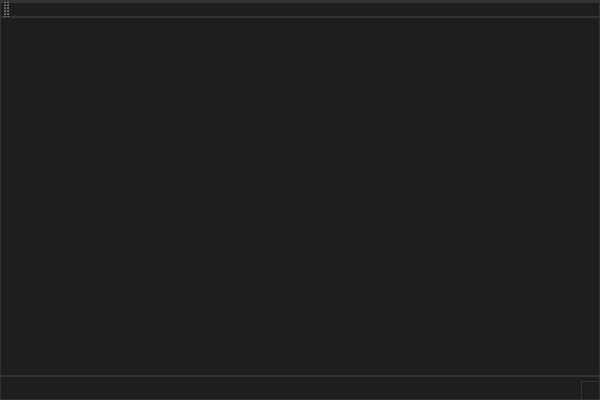
<?xml version="1.0" encoding="UTF-8"?>
<ui version="4.0">
 <class>ModelConverterClass</class>
 <widget class="QMainWindow" name="ModelConverterClass">
  <property name="geometry">
   <rect>
    <x>0</x>
    <y>0</y>
    <width>600</width>
    <height>400</height>
   </rect>
  </property>
  <property name="windowTitle">
   <string>ModelConverter</string>
  </property>
  <property name="windowIcon">
   <iconset resource="ModelConverter.qrc">
    <normaloff>:/ModelConverter/Resources/MC.png</normaloff>:/ModelConverter/Resources/MC.png</iconset>
  </property>
  <property name="styleSheet">
   <string notr="true">/*
	Copyright 2013 Emanuel Claesson

	Licensed under the Apache License, Version 2.0 (the &quot;License&quot;);
	you may not use this file except in compliance with the License.
	You may obtain a copy of the License at

		http://www.apache.org/licenses/LICENSE-2.0

	Unless required by applicable law or agreed to in writing, software
	distributed under the License is distributed on an &quot;AS IS&quot; BASIS,
	WITHOUT WARRANTIES OR CONDITIONS OF ANY KIND, either express or implied.
	See the License for the specific language governing permissions and
	limitations under the License.
*/

/*
	COLOR_DARK     = #1e1e1e
	COLOR_MEDIUM   = #2d2d30
	COLOR_MEDLIGHT = #333337
	COLOR_LIGHT    = #FFFFFF
	COLOR_ACCENT   = #3f3f46
*/

* {
	background: #1e1e1e;
	color: #FFFFFF;
	border: 1px solid #333337;
}

QWidget::item:selected {
	background: #3f3f46;
}

QCheckBox, QRadioButton {
	border: none;
}

QRadioButton::indicator, QCheckBox::indicator {
	width: 13px;
	height: 13px;
}

QRadioButton::indicator::unchecked, QCheckBox::indicator::unchecked {
	border: 1px solid #333337;
	background: none;
}

QRadioButton::indicator:unchecked:hover, QCheckBox::indicator:unchecked:hover {
	border: 1px solid #FFFFFF;
}

QRadioButton::indicator::checked, QCheckBox::indicator::checked {
	border: 1px solid #333337;
	background: #333337;
}

QRadioButton::indicator:checked:hover, QCheckBox::indicator:checked:hover {
	border: 1px solid #FFFFFF;
	background: #FFFFFF;
}

QGroupBox {
	margin-top: 6px;
}

QGroupBox::title {
	top: -7px;
	left: 7px;
}

QScrollBar {
	border: 1px solid #686868;
	background: #1e1e1e;
}

QScrollBar:horizontal {
	height: 15px;
	margin: 0px 0px 0px 32px;
}

QScrollBar:vertical {
	width: 15px;
	margin: 32px 0px 0px 0px;
}

QScrollBar::handle {
	background: #2d2d30;
	border: 1px solid #333337;
}

QScrollBar::handle:horizontal {
	border-width: 0px 1px 0px 1px;
}

QScrollBar::handle:vertical {
	border-width: 1px 0px 1px 0px;
}

QScrollBar::handle:horizontal {
	min-width: 20px;
}

QScrollBar::handle:vertical {
	min-height: 20px;
}

QScrollBar::add-line, QScrollBar::sub-line {
	background:#2d2d30;
	border: 1px solid #333337;
	subcontrol-origin: margin;
}

QScrollBar::add-line {
	position: absolute;
}

QScrollBar::add-line:horizontal {
	width: 15px;
	subcontrol-position: left;
	left: 15px;
}

QScrollBar::add-line:vertical {
	height: 15px;
	subcontrol-position: top;
	top: 15px;
}

QScrollBar::sub-line:horizontal {
	width: 15px;
	subcontrol-position: top left;
}

QScrollBar::sub-line:vertical {
	height: 15px;
	subcontrol-position: top;
}

QScrollBar:left-arrow, QScrollBar::right-arrow, QScrollBar::up-arrow, QScrollBar::down-arrow {
	border: 1px solid #333337;
	width: 3px;
	height: 3px;
}

QScrollBar::add-page, QScrollBar::sub-page {
	background: none;
}

QAbstractButton:hover {
	background: #2d2d30;
}

QAbstractButton:pressed {
	background: #333337;
}

QAbstractItemView {
	show-decoration-selected: 1;
	selection-background-color: #3f3f46;
	selection-color: #FFFFFF;
	alternate-background-color: #2d2d30;
}

QHeaderView {
	border: 1px solid #333337;
}

QHeaderView::section {
	background: #1e1e1e;
	border: 1px solid #333337;
	padding: 4px;
}

QHeaderView::section:selected, QHeaderView::section::checked {
	background: #2d2d30;
}

QTableView {
	gridline-color: #333337;
}

QTabBar {
	margin-left: 2px;
}

QTabBar::tab {
	border-radius: 0px;
	padding: 4px;
	margin: 4px;
}

QTabBar::tab:selected {
	background: #2d2d30;
}

QComboBox::down-arrow {
	border: 1px solid #333337;
	background: #2d2d30;
}

QComboBox::drop-down {
	border: 1px solid #333337;
	background: #2d2d30;
}

QComboBox::down-arrow {
	width: 3px;
	height: 3px;
	border: 1px solid #333337;
}

QAbstractSpinBox {
	padding-right: 15px;
}

QAbstractSpinBox::up-button, QAbstractSpinBox::down-button {
	border: 1px solid #333337;
	background: #2d2d30;
	subcontrol-origin: border;
}

QAbstractSpinBox::up-arrow, QAbstractSpinBox::down-arrow {
	width: 3px;
	height: 3px;
	border: 1px solid #333337;
}

QSlider {
	border: none;
}

QSlider::groove:horizontal {
	height: 5px;
	margin: 4px 0px 4px 0px;
}

QSlider::groove:vertical {
	width: 5px;
	margin: 0px 4px 0px 4px;
}

QSlider::handle {
	border: 1px solid #333337;
	background: #2d2d30;
}

QSlider::handle:horizontal {
	width: 15px;
	margin: -4px 0px -4px 0px;
}

QSlider::handle:vertical {
	height: 15px;
	margin: 0px -4px 0px -4px;
}

QSlider::add-page:vertical, QSlider::sub-page:horizontal {
	background: #3f3f46;
}

QSlider::sub-page:vertical, QSlider::add-page:horizontal {
	background: #2d2d30;
}

QLabel {
	border: none;
}

QProgressBar {
	text-align: center;
}

QProgressBar::chunk {
	width: 1px;
	background-color: #3f3f46;
}

QMenu::separator {
	background: #2d2d30;
}</string>
  </property>
  <property name="locale">
   <locale language="English" country="UnitedStates"/>
  </property>
  <widget class="QWidget" name="centralWidget"/>
  <widget class="QMenuBar" name="menuBar">
   <property name="geometry">
    <rect>
     <x>0</x>
     <y>0</y>
     <width>600</width>
     <height>25</height>
    </rect>
   </property>
  </widget>
  <widget class="QToolBar" name="mainToolBar">
   <attribute name="toolBarArea">
    <enum>TopToolBarArea</enum>
   </attribute>
   <attribute name="toolBarBreak">
    <bool>false</bool>
   </attribute>
  </widget>
  <widget class="QStatusBar" name="statusBar"/>
 </widget>
 <layoutdefault spacing="6" margin="11"/>
 <resources>
  <include location="ModelConverter.qrc"/>
 </resources>
 <connections/>
</ui>
